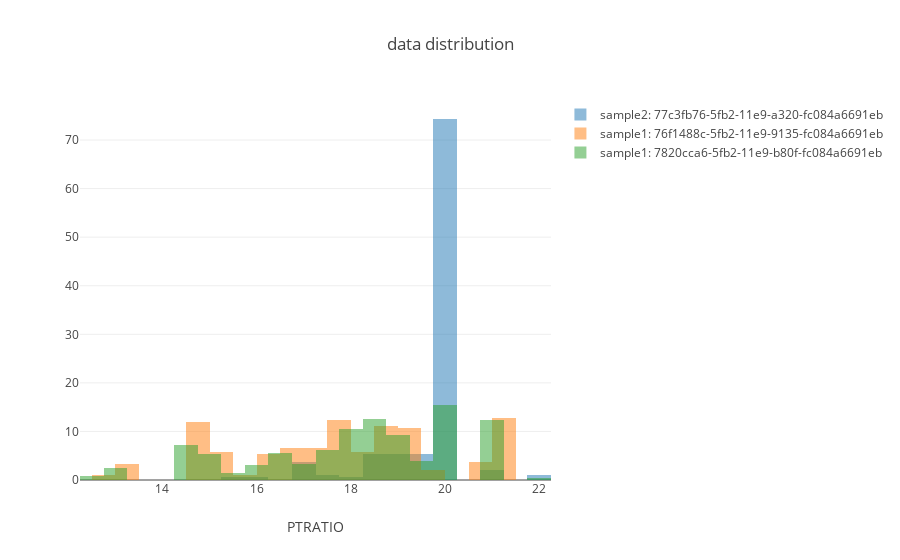

The notebook cell this image was saved under:
### Markdown cell above
### Plot data

### Code cell
plot.histogram_data(ml_repo, {ml_repo.tree.test_data.sample2() :['last'], ml_repo.tree.training_data.sample1(): ['first','last']}, x_coordinate = 'PTRATIO') #, y_coordinate='MEDV')

### Figure 1 — Plotly figure (JSON) as saved in the notebook; plotly's stock layout.template omitted (floating-point values rounded to 4 significant figures; data arrays with more than 128 entries replaced by an {"elided": "..."} marker saying what was removed)
{"data": [{"histnorm": "percent", "name": "sample2: 77c3fb76-5fb2-11e9-a320-fc084a6691eb", "opacity": 0.5, "text": "", "type": "histogram", "uid": "60217300-d738-4405-8a41-f4a41943fe60", "x": {"elided": "187 float values"}}, {"histnorm": "percent", "name": "sample1: 76f1488c-5fb2-11e9-9135-fc084a6691eb", "opacity": 0.5, "text": "", "type": "histogram", "uid": "2949f9c5-c0cc-4869-8174-e0c0573bc1dc", "x": {"elided": "299 float values"}}, {"histnorm": "percent", "name": "sample1: 7820cca6-5fb2-11e9-b80f-fc084a6691eb", "opacity": 0.5, "text": "", "type": "histogram", "uid": "cf720ff8-4943-42cd-836a-95ad1802a16b", "x": {"elided": "399 float values"}}], "layout": {"barmode": "overlay", "title": {"text": "data distribution"}, "xaxis": {"title": {"text": "PTRATIO"}}}}
